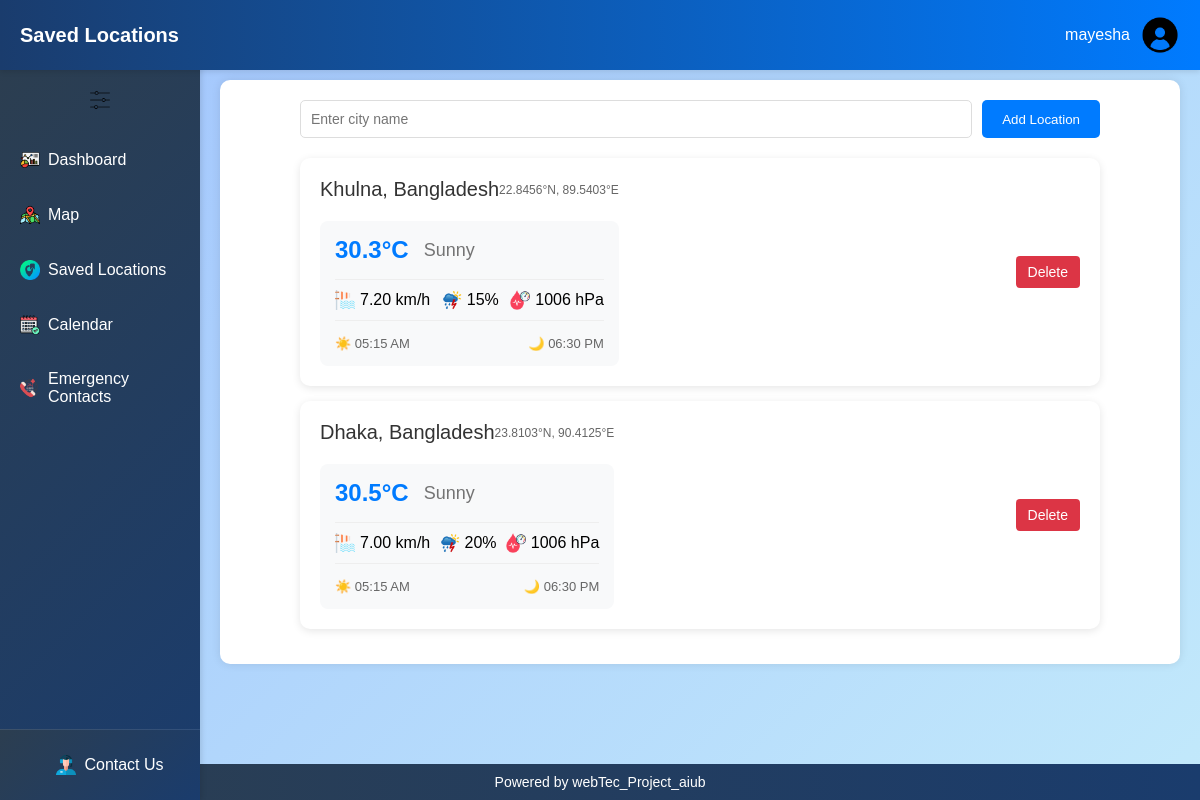
Page /controller/saved-locations.php (signed in) on the committed database.
### tables this page shows
CREATE TABLE `saved_locations` (
  `id` int NOT NULL AUTO_INCREMENT,
  `user_id` int NOT NULL,
  `city` varchar(100) NOT NULL,
  `latitude` decimal(9,6) DEFAULT NULL,
  `longitude` decimal(9,6) DEFAULT NULL,
  `created_at` timestamp NULL DEFAULT CURRENT_TIMESTAMP,
  PRIMARY KEY (`id`),
  KEY `idx_user_city` (`user_id`,`city`),
  CONSTRAINT `saved_locations_ibfk_1` FOREIGN KEY (`user_id`) REFERENCES `users` (`id`)
);

CREATE TABLE `weather_info` (
  `id` int NOT NULL AUTO_INCREMENT,
  `city` varchar(100) NOT NULL,
  `latitude` decimal(9,6) DEFAULT NULL,
  `longitude` decimal(9,6) DEFAULT NULL,
  `temperature` decimal(5,2) DEFAULT NULL,
  `weather_condition` varchar(50) DEFAULT NULL,
  `wind_speed` decimal(5,2) DEFAULT NULL,
  `rain_chance` int DEFAULT NULL,
  `pressure` int DEFAULT NULL,
  `uv_index` decimal(4,2) DEFAULT NULL,
  `sunrise` time DEFAULT NULL,
  `sunset` time DEFAULT NULL,
  `forecast_date` date DEFAULT NULL,
  `recorded_at` timestamp NULL DEFAULT CURRENT_TIMESTAMP,
  PRIMARY KEY (`id`),
  KEY `idx_city_date` (`city`,`forecast_date`)
);

### model/location_model.php (called while the page is built, shortened)
<?php
require_once "connection.php";
function get_saved_locations($userId) {
    global $conn;
    $today = date('Y-m-d');
    $sql = "SELECT sl.*,
            wi.temperature, wi.weather_condition, wi.rain_chance,
            wi.wind_speed, wi.pressure, wi.uv_index,
            TIME_FORMAT(wi.sunrise, '%h:%i %p') as sunrise,
            TIME_FORMAT(wi.sunset, '%h:%i %p') as sunset
            FROM saved_locations sl
            LEFT JOIN weather_info wi ON sl.city = wi.city
            AND wi.forecast_date = ?
            WHERE sl.user_id = ?
            ORDER BY sl.created_at DESC";
    $stmt = $conn->prepare($sql);
    $stmt->bind_param("si", $today, $userId);
    $stmt->execute();
    return $stmt->get_result();
}

### controller/saved-locations.php (the view, shortened to what this page needs)
<?php
global $conn;
require_once "../model/location_model.php";
$userId = $_SESSION['user_id'] ?? 0;
$savedLocations = get_saved_locations($userId);
?>
<!DOCTYPE html>
<html lang="en">
<head>
    <link rel="stylesheet" href="<?= BASE_URL ?>/views/dashboard.css">
    <link rel="stylesheet" href="<?= BASE_URL ?>/views/saved-locations.css">
</head>
<body>
    <div class="top-bar">
        <h2>Saved Locations</h2>
        <?php include '../views/shared_dropdown.php'; ?>
    </div>
    <div class="main-layout">
        <div class="sidebar" id="sidebar">
            <?php include '../views/side_bar.php'?>
        </div>
        <div class="content-area">
            <div class="dashboard-container">
                <div class="location-container">
                    <form method="POST" class="add-location-form" onsubmit="return validateLocationForm()">
                        <input type="text" name="city" id="city" placeholder="Enter city name" required>
                        <button type="submit">Add Location</button>
                    </form>
                    <div class="locations-list">
                        <?php if ($savedLocations->num_rows > 0): ?>
                            <?php while ($location = $savedLocations->fetch_assoc()): ?>
                                <div class="location-item">
                                    <div class="location-info">
                                        <div class="location-header">
                                            <span class="location-name"><?= htmlspecialchars($location['city']) ?></span>
                                            <span class="coordinates">
                                                <?php if ($location['latitude'] && $location['longitude']): ?>
                                                    <?= number_format($location['latitude'], 4) ?>°N,
                                                    <?= number_format($location['longitude'], 4) ?>°E
                                                <?php endif; ?>
                                            </span>
                                        </div>
                                        <?php if (isset($location['temperature'])): ?>
                                            <div class="current-weather-info">
                                                <div class="main-weather">
                                                    <span class="temp"><?= number_format($location['temperature'], 1) ?>°C</span>
                                                    <span class="condition"><?= htmlspecialchars($location['weather_condition']) ?></span>
                                                </div>
                                                <div class="weather-details">
                                                    <div class="weather-item">
                                                        <img src="<?= BASE_URL ?>/assets/wind.png" alt="Wind">
                                                        <span><?= $location['wind_speed'] ?> km/h</span>
                                                    </div>
                                                    <div class="weather-item">
                                                        <img src="<?= BASE_URL ?>/assets/rain.png" alt="Rain">
                                                        <span><?= $location['rain_chance'] ?>%</span>
                                                    </div>
                                                    <div class="weather-item">
                                                        <img src="<?= BASE_URL ?>/assets/pressure.png" alt="Pressure">
                                                        <span><?= $location['pressure'] ?> hPa</span>
                                                    </div>
                                                </div>
                                                <div class="sun-info">
                                                    <span>☀️ <?= $location['sunrise'] ?></span>
                                                    <span>🌙 <?= $location['sunset'] ?></span>
                                                </div>
                                            </div>
                                        <?php else: ?>
                                            <p class="no-weather">No weather data available</p>
                                        <?php endif; ?>
                                    </div>
                                    <div class="location-actions">
                                        <form method="POST" style="display: inline;">
                                            <button type="submit" class="delete-btn" onclick="return confirm('Are you sure?')">
                                                Delete
                                            </button>
                                        </form>
                                    </div>
                                </div>
                            <?php endwhile; ?>
                        <?php else: ?>
                            <p class="no-locations">No saved locations yet.</p>
                        <?php endif; ?>
                    </div>
                </div>
            </div>
        </div>
    </div>
    <footer class="footer">
        <p>Powered by webTec_Project_aiub</p>
    </footer>
</body>
</html>

### views/shared_dropdown.php (shortened to what this page needs)
<div class="user-profile" onclick="toggleDropdown(event)">
    <span id="username"><?php echo htmlspecialchars($_SESSION['username'] ?? 'User'); ?></span>
    <img src="<?= BASE_URL ?>/assets/person.png" alt="User Photo" class="user-photo">
</div>

### views/side_bar.php
<button class="toggle-btn" onclick="toggleSidebar()">
    <img src="<?= BASE_URL ?>/assets/toggle.png" alt="Toggle Menu" class="toggle-icon">
</button>
<div class="sidebar-content">
    <ul>
        <li>
            <a href="dashboard.php">
                <img src="<?= BASE_URL ?>/assets/dashboard.png" alt="Dashboard Icon" class="weather-icon"> Dashboard
            </a>
        </li>
        <li>
            <a href="map.php">
                <img src="<?= BASE_URL ?>/assets/map.png" alt="Map Icon" class="weather-icon"> Map
            </a>
        </li>
        <li>
            <a href="saved-locations.php">
                <img src="<?= BASE_URL ?>/assets/saved-location.png" alt="Saved Locations Icon" class="weather-icon"> Saved Locations
            </a>
        </li>
        <li>
            <a href="calender.php">
                <img src="<?= BASE_URL ?>/assets/calendar.png" alt="Calendar Icon" class="weather-icon"> Calendar
            </a>
        </li>
        <li>
            <a href="disaster-contacts.php">
                <img src="<?= BASE_URL ?>/assets/emergency.png" alt="Emergency Icon" class="weather-icon"> Emergency Contacts
            </a>
        </li>
    </ul>
    <div class="contact-us-wrapper">
        <a href="contact.php" class="contact-us-btn">
            <img src="<?= BASE_URL ?>/assets/contact.png" alt="Contact Icon" class="weather-icon"> Contact Us
        </a>
    </div>
</div>

### views/dashboard.css (style rules this page uses)
body { font-family: Arial, sans-serif; margin: 0; min-height: 100vh; display: flex; flex-direction: column; background: linear-gradient(135deg, #a1c4fd, #c2e9fb); overflow-x: hidden; }
.top-bar { background: linear-gradient(90deg, #1a3c6d, #007bff); color: white; padding: 15px 0; display: flex; justify-content: space-between; align-items: center; box-shadow: 0 2px 5px rgba(0, 0, 0, 0.1); position: fixed; width: 100%; top: 0; z-index: 1000; }
.top-bar h2 { margin: 0; font-size: 20px; padding-left: 20px; }
.user-profile { display: flex; align-items: center; gap: 10px; cursor: pointer; position: relative; }
.user-photo { width: 40px; height: 40px; border-radius: 50%; object-fit: cover; }
#username { font-size: 16px; }
.main-layout { display: flex; flex: 1; margin-top: 60px; min-height: calc(100vh - 60px - 40px); }
.sidebar { width: 200px; background: linear-gradient(135deg, #2c3e50, #1a3c6d); color: white; padding: 20px 0; box-shadow: 2px 0 5px rgba(0, 0, 0, 0.1); position: fixed; height: calc(100vh - 60px - 40px); overflow-y: auto; transition: width 0.3s ease; }
.toggle-btn { background: none; border: none; cursor: pointer; padding: 10px; width: 100%; display: flex; justify-content: center; margin-bottom: 20px; }
.toggle-icon { width: 20px; height: 20px; vertical-align: middle; }
.sidebar-content { display: block; }
.sidebar ul { list-style: none; padding: 0; margin: 0; }
.sidebar ul li { margin: 15px 0; }
.sidebar ul li a { color: white; text-decoration: none; font-size: 16px; display: flex; align-items: center; padding: 10px 20px; border-radius: 5px; transition: background-color 0.3s; }
.weather-icon { width: 20px; height: 20px; margin-right: 8px; vertical-align: middle; }
.content-area { flex: 1; padding: 20px 20px 20px 220px; transition: padding 0.3s ease; overflow-y: auto; }
.dashboard-container { max-width: 1200px; margin: 0 auto; padding: 20px; background: white; border-radius: 10px; box-shadow: 0 0 10px rgba(0, 0, 0, 0.1); }
.condition { font-size: 18px; margin: 0; opacity: 0.9; }
.footer { background: linear-gradient(90deg, #2c3e50, #1a3c6d); color: white; text-align: center; padding: 10px 0; font-size: 14px; margin-top: auto; width: 100%; }
.footer p { margin: 0; }
.contact-us-wrapper { position: absolute; bottom: 0; left: 0; width: 100%; background: linear-gradient(135deg, #2c3e50, #1a3c6d); padding: 15px 0; border-top: 1px solid rgba(255, 255, 255, 0.1); }
.contact-us-btn { display: flex; align-items: center; justify-content: center; color: white; text-decoration: none; padding: 10px; width: 100%; background: transparent; transition: background-color 0.3s; }

### views/saved-locations.css (style rules this page uses)
.location-container { max-width: 800px; margin: 0 auto; }
.add-location-form { display: flex; gap: 10px; margin-bottom: 20px; }
.add-location-form input { flex: 1; padding: 10px; border: 1px solid #ddd; border-radius: 5px; font-size: 14px; }
.add-location-form button { padding: 10px 20px; background: #007bff; color: white; border: none; border-radius: 5px; cursor: pointer; }
.location-item { display: flex; justify-content: space-between; align-items: center; padding: 20px; background: white; border-radius: 10px; margin-bottom: 15px; box-shadow: 0 2px 8px rgba(0,0,0,0.1); transition: transform 0.2s; }
.location-header { display: flex; justify-content: space-between; align-items: center; margin-bottom: 15px; }
.location-info { display: flex; flex-direction: column; gap: 5px; }
.location-name { font-size: 20px; font-weight: 500; color: #333; }
.coordinates { font-size: 12px; color: #666; }
.current-weather-info { background: #f8f9fa; border-radius: 8px; padding: 15px; }
.main-weather { display: flex; align-items: center; gap: 15px; margin-bottom: 15px; }
.temp { font-size: 24px; font-weight: bold; color: #007bff; }
.condition { color: #666; }
.weather-details { display: flex; justify-content: space-between; margin-bottom: 15px; padding: 10px 0; border-top: 1px solid #eee; border-bottom: 1px solid #eee; }
.weather-item { display: flex; align-items: center; gap: 5px; }
.weather-item img { width: 20px; height: 20px; }
.sun-info { display: flex; justify-content: space-between; font-size: 13px; color: #666; }
.location-actions { display: flex; gap: 10px; }
.view-btn, .delete-btn { padding: 8px 12px; border: none; border-radius: 4px; cursor: pointer; font-size: 14px; }
.delete-btn { background: #dc3545; color: white; }
.user-profile { display: flex; align-items: center; gap: 10px; cursor: pointer; position: relative; margin-right: 20px; }

### rows in the picture
saved_locations: city "Khulna, Bangladesh", latitude "22.8456", longitude "89.5403", weather_info.temperature "30.3", weather_info.weather_condition "Sunny", weather_info.wind_speed "7.20", weather_info.rain_chance "15", weather_info.pressure "1006", sunrise "05:15 AM", sunset "06:30 PM"
saved_locations: city "Dhaka, Bangladesh", latitude "23.8103", longitude "90.4125", weather_info.temperature "30.5", weather_info.weather_condition "Sunny", weather_info.wind_speed "7.00", weather_info.rain_chance "20", weather_info.pressure "1006", sunrise "05:15 AM", sunset "06:30 PM"

### other values in the picture
$_SESSION['username'] "mayesha"
